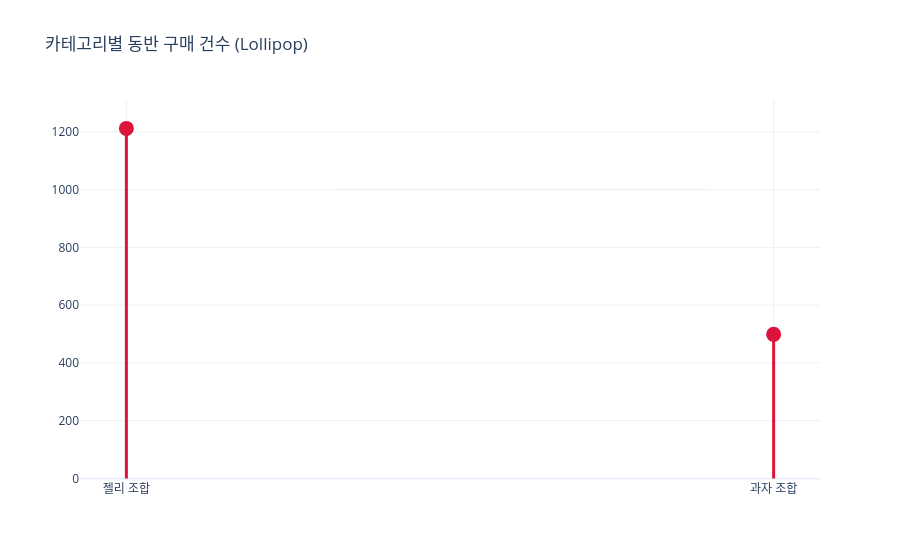

Notebook code for this chart:
### Code cell
import plotly.graph_objects as go
# 🍭 깔끔함의 끝판왕, 로리팝 차트 (Lollipop Chart)
categories = ['젤리 조합', '과자 조합']
counts = [jelly_cross_count, snack_cross_count]

fig = go.Figure()
# 선 그리기
for i, (cat, val) in enumerate(zip(categories, counts)):
    fig.add_shape(type='line', x0=cat, y0=0, x1=cat, y1=val,
                  line=dict(color='crimson', width=3))

# 점(사탕) 그리기
fig.add_trace(go.Scatter(
    x=categories, y=counts, mode='markers',
    marker=dict(color='crimson', size=15),
    text=counts, hoverinfo='text'
))

fig.update_layout(title="카테고리별 동반 구매 건수 (Lollipop)", template='plotly_white')
fig.show()

### Figure 1 — Plotly figure (JSON) as saved in the notebook; plotly's stock layout.template omitted (floating-point values rounded to 4 significant figures)
{"data": [{"hoverinfo": "text", "marker": {"color": "crimson", "size": 15}, "mode": "markers", "text": ["1212", "499"], "type": "scatter", "x": ["젤리 조합", "과자 조합"], "y": [1212, 499]}], "layout": {"shapes": [{"line": {"color": "crimson", "width": 3}, "type": "line", "x0": "젤리 조합", "x1": "젤리 조합", "y0": 0, "y1": 1212}, {"line": {"color": "crimson", "width": 3}, "type": "line", "x0": "과자 조합", "x1": "과자 조합", "y0": 0, "y1": 499}], "title": {"text": "카테고리별 동반 구매 건수 (Lollipop)"}}}
